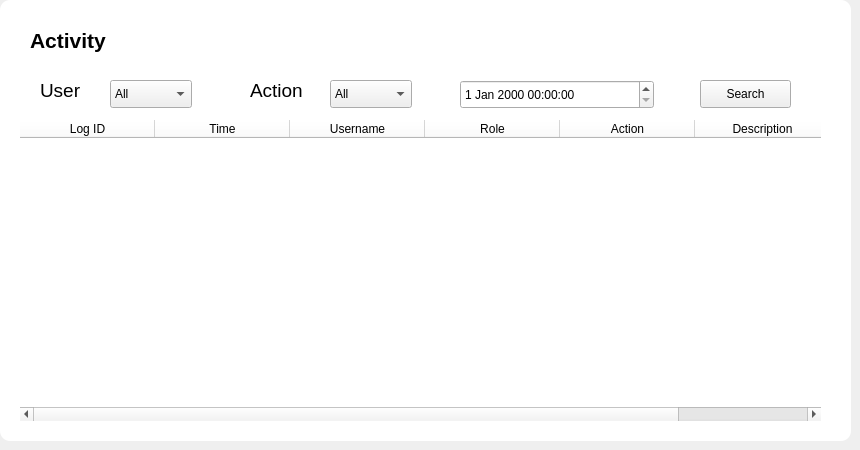
    <widget class="QWidget" name="pageActivityLog">
     <widget class="QFrame" name="frameDashboard_8">
      <property name="geometry">
       <rect>
        <x>0</x>
        <y>0</y>
        <width>851</width>
        <height>441</height>
       </rect>
      </property>
      <property name="styleSheet">
       <string notr="true">QFrame{
    background:white;
    border-radius:10px;
}</string>
      </property>
      <property name="frameShape">
       <enum>QFrame::Shape::NoFrame</enum>
      </property>
      <widget class="QLabel" name="lblTitle_12">
       <property name="geometry">
        <rect>
         <x>30</x>
         <y>20</y>
         <width>341</width>
         <height>41</height>
        </rect>
       </property>
       <property name="font">
        <font>
         <pointsize>16</pointsize>
         <bold>true</bold>
        </font>
       </property>
       <property name="styleSheet">
        <string notr="true">color:black;</string>
       </property>
       <property name="text">
        <string>Activity</string>
       </property>
      </widget>
      <widget class="QLabel" name="cbUser">
       <property name="geometry">
        <rect>
         <x>40</x>
         <y>80</y>
         <width>81</width>
         <height>20</height>
        </rect>
       </property>
       <property name="font">
        <font>
         <pointsize>14</pointsize>
        </font>
       </property>
       <property name="styleSheet">
        <string notr="true">color:black;</string>
       </property>
       <property name="text">
        <string>User</string>
       </property>
      </widget>
      <widget class="QComboBox" name="comboBox">
       <property name="geometry">
        <rect>
         <x>110</x>
         <y>80</y>
         <width>82</width>
         <height>28</height>
        </rect>
       </property>
       <item>
        <property name="text">
         <string>All</string>
        </property>
       </item>
       <item>
        <property name="text">
         <string>Admin</string>
        </property>
       </item>
       <item>
        <property name="text">
         <string>Doctor</string>
        </property>
       </item>
       <item>
        <property name="text">
         <string>Receptionist </string>
        </property>
       </item>
      </widget>
      <widget class="QLabel" name="cbUser_2">
       <property name="geometry">
        <rect>
         <x>250</x>
         <y>80</y>
         <width>81</width>
         <height>20</height>
        </rect>
       </property>
       <property name="font">
        <font>
         <pointsize>14</pointsize>
        </font>
       </property>
       <property name="styleSheet">
        <string notr="true">color:black;</string>
       </property>
       <property name="text">
        <string>Action</string>
       </property>
      </widget>
      <widget class="QComboBox" name="cbAction">
       <property name="geometry">
        <rect>
         <x>330</x>
         <y>80</y>
         <width>82</width>
         <height>28</height>
        </rect>
       </property>
       <item>
        <property name="text">
         <string>All</string>
        </property>
       </item>
       <item>
        <property name="text">
         <string>Log in</string>
        </property>
       </item>
       <item>
        <property name="text">
         <string>Log out</string>
        </property>
       </item>
       <item>
        <property name="text">
         <string>Create</string>
        </property>
       </item>
       <item>
        <property name="text">
         <string>Update</string>
        </property>
       </item>
       <item>
        <property name="text">
         <string>Delete</string>
        </property>
       </item>
       <item>
        <property name="text">
         <string>Edit</string>
        </property>
       </item>
      </widget>
      <widget class="QPushButton" name="btnSearch_10">
       <property name="geometry">
        <rect>
         <x>700</x>
         <y>80</y>
         <width>91</width>
         <height>28</height>
        </rect>
       </property>
       <property name="text">
        <string>Search</string>
       </property>
      </widget>
      <widget class="QDateTimeEdit" name="dateTimeEdit">
       <property name="geometry">
        <rect>
         <x>460</x>
         <y>80</y>
         <width>194</width>
         <height>29</height>
        </rect>
       </property>
      </widget>
      <widget class="QTableWidget" name="tableWidget_2">
       <property name="geometry">
        <rect>
         <x>20</x>
         <y>120</y>
         <width>801</width>
         <height>301</height>
        </rect>
       </property>
       <property name="styleSheet">
        <string notr="true">color:black;</string>
       </property>
       <attribute name="horizontalHeaderDefaultSectionSize">
        <number>135</number>
       </attribute>
       <column>
        <property name="text">
         <string>Log ID</string>
        </property>
       </column>
       <column>
        <property name="text">
         <string>Time</string>
        </property>
       </column>
       <column>
        <property name="text">
         <string>Username</string>
        </property>
       </column>
       <column>
        <property name="text">
         <string>Role</string>
        </property>
       </column>
       <column>
        <property name="text">
         <string>Action</string>
        </property>
       </column>
       <column>
        <property name="text">
         <string>Description</string>
        </property>
       </column>
      </widget>
     </widget>
    </widget>
